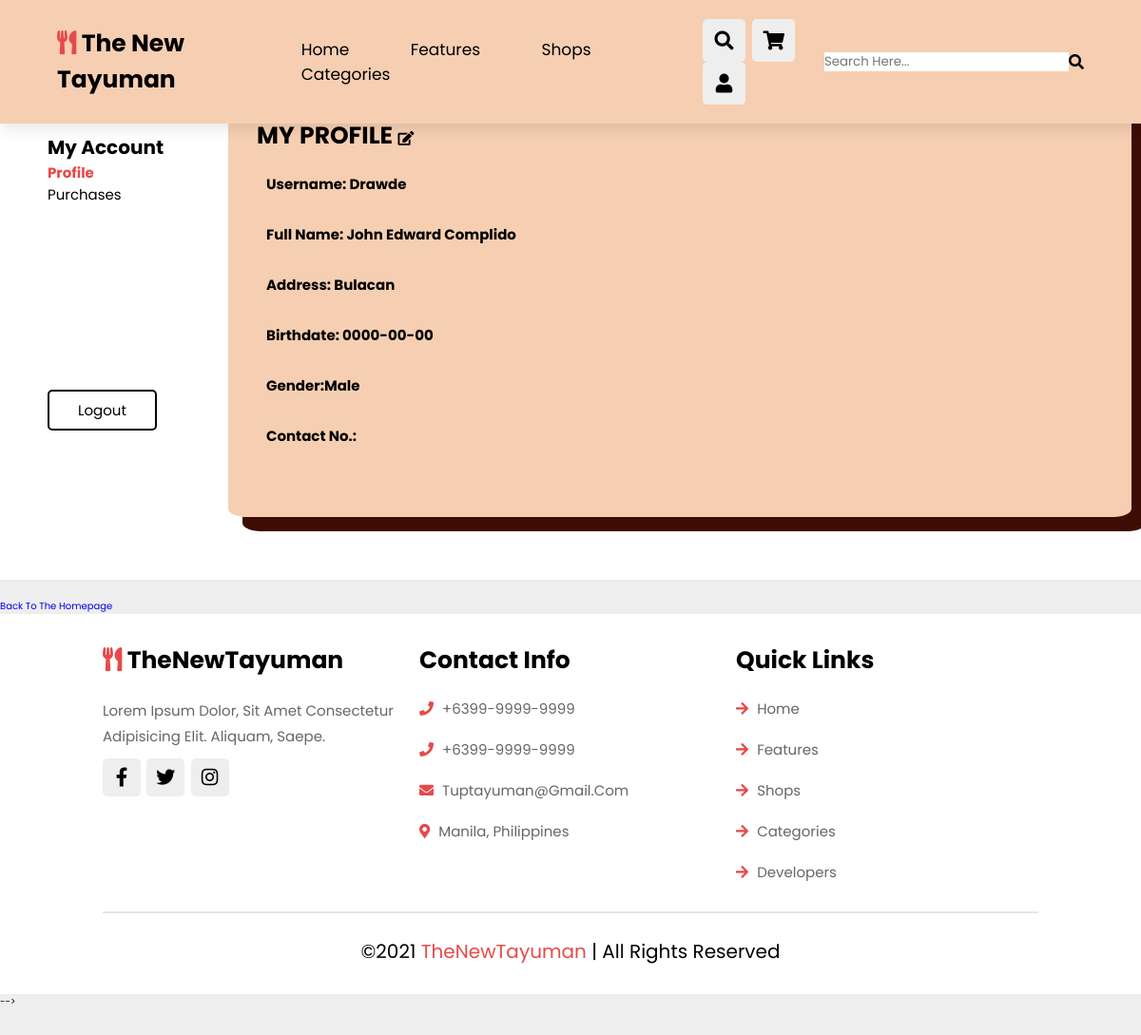
Page /index.php/users/viewUser on the committed database.
### tables this page shows
CREATE TABLE `users` (
  `user_id` int(11) NOT NULL,
  `user_type` bit(1) NOT NULL,
  `user_name` varchar(100) NOT NULL,
  `user_email` varchar(200) NOT NULL,
  `user_address` varchar(200) NOT NULL,
  `user_contact.no` varchar(50) NOT NULL,
  `user_birthday` date NOT NULL,
  `user_gender` enum('male','female','other') NOT NULL,
  `user_age` int(3) NOT NULL,
  `user_profpic_URL` varchar(255) NOT NULL,
  `user_acc_createddate` int(11) NOT NULL,
  `user_username` varchar(15) NOT NULL,
  `user_password` varchar(255) NOT NULL,
  `user_previouslog` date NOT NULL,
  `user_acc_status` enum('Active','Inactive') NOT NULL
);

### application/controllers/Users.php (called while the page is built, shortened)
<?php
class Users extends CI_Controller {
	public function viewUser(){
		$this-> load -> model ('user_model');
		$user = $this -> user_model ->getUsers($_SESSION['user_id']);
		$output['user'] = $user[0];
		$this->load->view('users/profile', $output);
	}
}

### index.php (called while the page is built, shortened)
<?php
require_once BASEPATH.'core/CodeIgniter.php';

### application/models/user_model.php (called while the page is built, shortened)
<?php
class user_model extends CI_Model {
    private $table = "users";
    public function getUsers($user_id = null, $user_acc_status = null){
        $query = $this -> db -> get($this -> table);
        return $query -> result_array();
    }
}

### application/views/users/profile.php (the view, shortened to what this page needs)
<form method="POST">
<!DOCTYPE html>
<html lang="en">
<head>
    <?php include 'assets/head.php'; ?>
</head>
<body>
    <?php include 'assets/header2.php'; ?>
    <div class="profile">
            <h5>My Account</h5>
            <a class="active "href='<?php echo base_url()."users/viewUser"?>'>Profile</a> <br>
            <a href="allpurchases.php">Purchases</a> <br>
            <a class="lobtn" href= '<?php echo base_url()."/logout"?>'>Logout</a>
        <div class="profilebox">
            <h3>My Profile <a href="/Team-2/users/edituser"><i class="fas fa-edit"></a></i></h3>
            <h4>Username: <?php echo $user['user_username']?> </h4>
            <h4>Full Name: <?php echo $user['user_name']?></h4>
            <h4>Address: <?php echo $user['user_address']?></h4>
            <h4>Birthdate: <?php echo $user['user_birthday']?></h4>
            <h4>Gender:<?php echo $user['user_gender']?></h4>
            <h4>Contact No.: <?php echo $user['user_contact_no']?></h4>
        </div>
    </div>
    </form>
        <a href="/Team-2/Homepage">Back to the Homepage</a>
<!-- <?php include 'assets/footer.php'; ?>
<script src="https://unpkg.com/swiper@7/swiper-bundle.min.js"></script> -->
</body>
</html>

### assets/style.css (style rules this page uses)
:root { --orange:#E64A4A; --black:black; --light-color:#666; --box-shadow:0 .5rem 1.5rem rgba(0,0,0,.1); --border:.2rem solid rgba(0,0,0,.1); --outline:.1rem solid rgba(0,0,0,.1); --outline-hover:.2rem solid var(--black); }
* { font-family: 'Poppins', sans-serif; margin:0; padding:0; box-sizing: border-box; outline: none; border:none; text-decoration: none; text-transform: capitalize; transition: all .2s linear; }
html { font-size: 62.5%; overflow-x: hidden; scroll-behavior: smooth; scroll-padding-top: 7rem; }
body { background:#eee; }
.lobtn { margin-top: 1rem; display: inline-block; padding:.8rem 3rem; font-size: 1.7rem; border-radius: .5rem; border:.2rem solid var(--black); color:var(--black); cursor: pointer; background: none; }
.profile { margin-top: 5%; height:55rem; padding:5rem; background: #fff; text-align: left; margin-bottom: 20px; }
.profile a { font-size: 1.5rem; color: var(--black); }
.profile a.active, .profile a:hover { font-weight: bold; color: #E64A4A; border-radius: 2px; }
.profile .lobtn { position: absolute; top: 400px; left: 5rem; }
.profilebox { margin-top: 7%; width: 950px; height: 450px; background: #f6cfb2; color: #3D0C02; top: 10px; left: 20%; position: absolute; box-sizing: border-box; padding: 30px; border-radius: 2%; box-shadow: 15px 15px; }
.profile .profilebox h3 { font-size: 2.5rem; text-transform: uppercase; color: var(--black); }
.profile .profilebox h4 { font-size: 1.5rem; color: var(--black); text-align: left; padding: 10px; margin-top: 10px; }
.profile h5 { font-size: 2rem; color: var(--black); text-align: left; margin-top: 30px; }

### rows in the picture
users: user_username "Drawde", user_name "John Edward Complido", user_address "Bulacan", user_birthday "0000-00-00", user_gender "Male"
